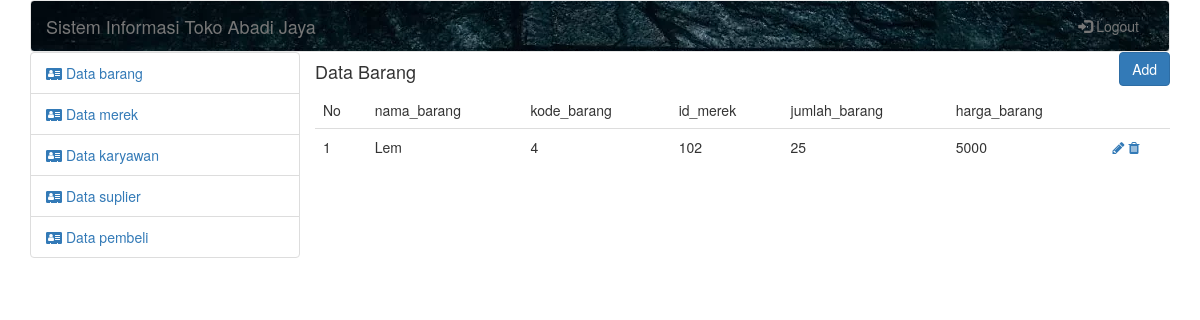
The app's page /SIBANG/admin/index.php?mod=barang&page=edit&id=4 (signed in) with its own data.
### tables this page shows
CREATE TABLE `barang` (
  `kode_barang` int(11) NOT NULL,
  `id_merek` int(11) NOT NULL,
  `nama_barang` varchar(100) NOT NULL,
  `harga_barang` float NOT NULL,
  `jumlah_barang` int(10) NOT NULL
);

### SIBANG/admin/views/barang/tampil.php (the view)
<div class="row">
    <div class="pull-left">
        <h4>Data Barang</h4>
    </div>
    <div class="pull-right">
        <a href="index.php?mod=barang&page=add">
            <button class="btn btn-primary">Add</button>
        </a>
    </div>
</div>
<div class="row">
    <table class="table">
        <thead>
            <tr>
                <td>
                    No
                </td>
                <td>nama_barang</td><td>kode_barang</td><td>id_merek</td><td>jumlah_barang</td><td>harga_barang</td>
            </tr>
        </thead>
        <tbody>
            <?php if($barang != NULL){
                $no=1;
                foreach($barang as $row){?>
                    <tr>
                        <td><?=$no;?></td><td><?=$row['nama_barang']?></td><td><?=$row['kode_barang'];?></td><td><?=$row['id_merek']?></td><td><?=$row['jumlah_barang']?></td>
                        <td><?=$row['harga_barang']?></td>
                        <td>
                            <a href="index.php?mod=barang&page=edit&id=<?=($row['kode_barang'])?>"><i class="fa fa-pencil"></i> </a>
                            <a href="index.php?mod=barang&page=delete&id=<?=($row['kode_barang'])?>"><i class="fa fa-trash"></i> </a>
                        </td>
                    </tr>
               <?php $no++; }
            }?>
        </tbody>
    </table>
</div>

### records on screen
barang: nama_barang "Lem", kode_barang "4", id_merek "102", jumlah_barang "25", harga_barang "5000"
